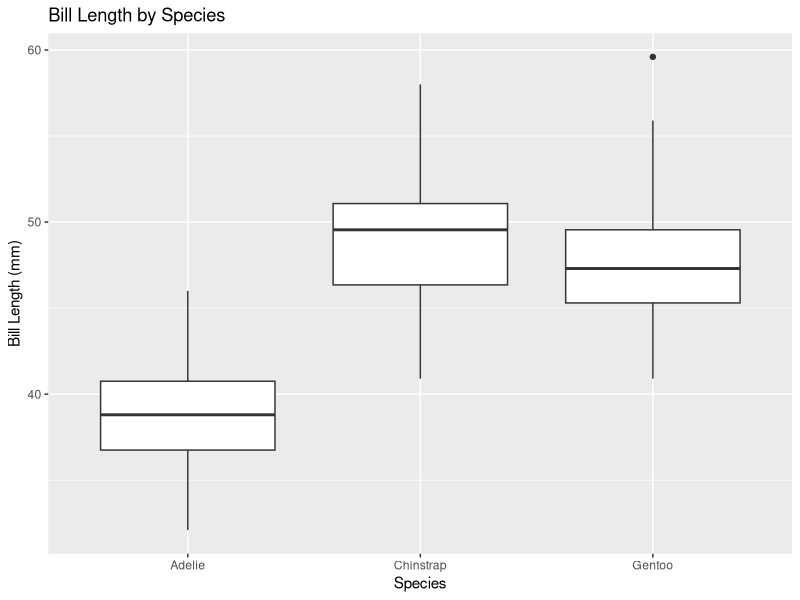
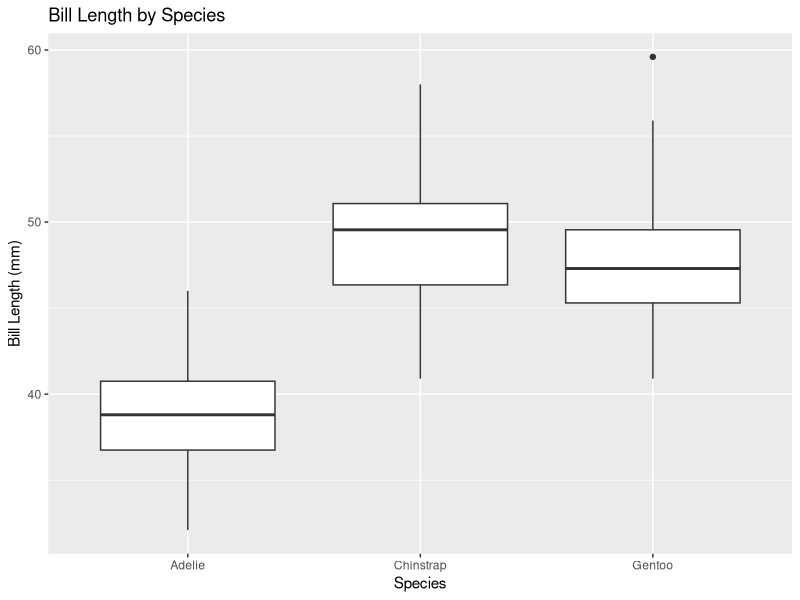

R code for these plots, in order:

            library(ggplot2)
            library(palmerpenguins)
            built_answer <- tryCatch(
                {
                    set.seed(42)
                    ggplot(penguins, aes(x = species, y = bill_length_mm)) + geom_boxplot() + labs(title = "Bill Length by Species", x = "Species", y = "Bill Length (mm)")
                    suppressWarnings(
                        if (!file.exists("/sandbox/figures/bill-length_species_boxplot_labs_answer.png")) {
                            ggsave(
                                width = 3,
                                height = 3,
                                "/sandbox/figures/bill-length_species_boxplot_labs_answer.png"
                            )
                        }
                    )
                    suppressWarnings(
                        ggplot_build(last_plot())
                    )
                },
                error = function(e) {
                    'ERROR'
                }
            )
            built_submission <- tryCatch(
                {
                    set.seed(42)
                    library(palmerpenguins)
library(ggplot2)

ggplot(penguins, aes(x = species, y = bill_length_mm)) +
  geom_boxplot() +
  labs(title = "Bill Length by Species", x = "Species", y = "Bill Length (mm)")
                    suppressWarnings(
                        ggsave(
                            width = 3,
                            height = 3,
                            "figures/bill-length_species_boxplot_labs_submission_granite.png"
                        )
                    )
                    suppressWarnings(
                        ggplot_build(last_plot())
                    )
                },
                error = function(e) {
                    'ERROR'
                }
            )
            cat(isTRUE(all.equal(built_answer, built_submission)))
        
